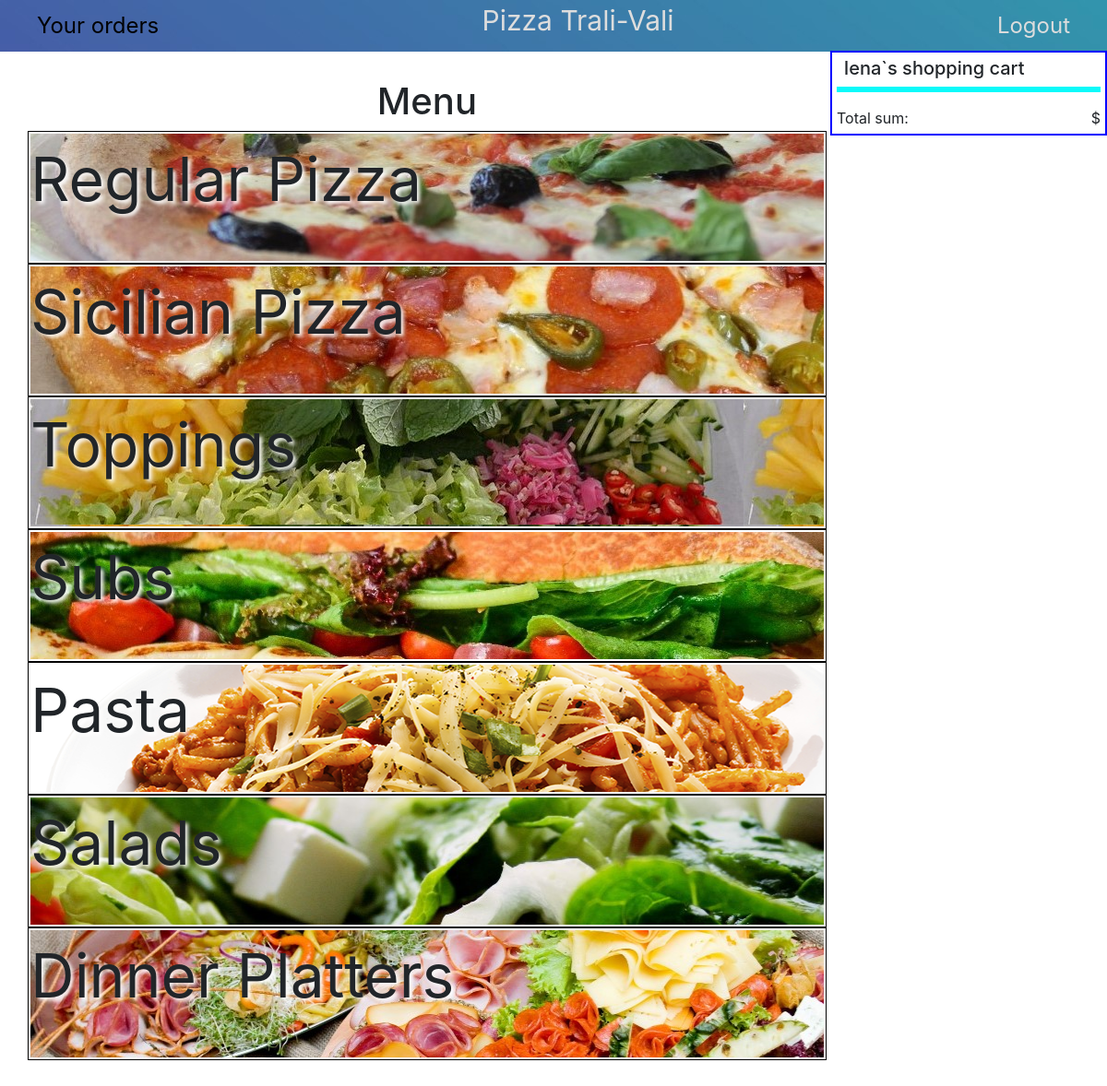
The page / (signed in) on the database its author committed.
### orders/models.py (models this page shows, shortened)
class Menu(models.Model):
    name = models.CharField(max_length=20)
    image = models.CharField(max_length=30, null=True)

### orders/views.py (the view)
# urls.py: path("", views.index, name="index"),
def index(request):
    if not request.user.is_authenticated:
        return render(request, "orders/login.html", {"message": None})
    context = {
        "user": request.user,
        "menu": display_menu()
    }
    user_shop_cart = ShopCart.objects.filter(user__username=request.user, ordered=False).all()
    if user_shop_cart:
        shop_cart = []
        for dish in user_shop_cart:
            dish_cart = ShopCart.objects.get(id=dish.id)
            shop_cart.append(dish_cart.cart_view())
        context["user_shop_cart"] = shop_cart
    return render(request, "orders/index.html", context)

### orders/views.py (called while the page is built)
def display_menu():
    menu_list = Menu.objects.all()
    menu = []
    for i in range(len(menu_list)):
        dishes = Items.objects.filter(menu=i+1)
        data = []
        name = menu_list[i]
        for dish in dishes:
            if dish.trait:
                item = {'name': dish.name, dish.trait: dish.price}
            elif dish.price:
                item = {'name': dish.name, 'price': dish.price}
            else:
                item = {'name': dish.name}
            index = -1
            for i in range(len(data)):
                if dish.name == data[i]['name']:
                    index = i
            if index == -1:
                data.append(item)
            else:
                data[index][dish.trait] = dish.price
        menu.append({'name': name.name, 'image': name.image, 'dishes': data})
    return menu

### orders/templates/orders/index.html (shortened to what this page needs)
{% extends "orders/base.html" %}
{% load static %}
{% block body %}
<h1>Menu</h1>
{% for dishes in menu %}
    <div class='menu'>
        <div class="dishes {{dishes.image}}">{{ dishes.name }}</div>
    </div>
{% endfor %}
<div class="cart">
    <h5><span class="user">{{ user }}</span>`s shopping cart</h5>
    <ol id="select-dish"></ol>
    <div>Total sum: <span id="sum-shop-cart"></span></div>
</div>
{% endblock %}

### orders/static/orders/styles.css (style rules this page uses)
h1, h2, h3, h4, h5 { text-align: center; width: 74%; }
.menu { width: 74%; cursor: pointer; }
.dishes { height: 18vh; font-size: 5.5vw; text-shadow: 3px 3px 4px white; border: 1px solid black; padding: 2px; }
.regular { background: url("regular.jpg") content-box; }
.sicilian { background: url("sicilian.jpg") content-box; }
.toppings { background: url("toppings.jpg") content-box; }
.subs { background: url("subs.jpg") content-box; }
.pasta { background: url("pasta.png") content-box; }
.salad { background: url("salad.jpg") content-box; }
.platters { background: url("platters.jpg") content-box; }
.cart { position: fixed; top: 55px; right: 0; width: 25%; border: 2px solid blue; padding: 5px; }
#select-dish { background: #0bfafa; padding: 3px; }
#sum-shop-cart { float: right; }
#sum-shop-cart::before { content: '$'; }

### rows shown on the page
Menu: name "Regular Pizza"
Menu: name "Sicilian Pizza"
Menu: name "Toppings"
Menu: name "Subs"
Menu: name "Pasta"
Menu: name "Salads"
Menu: name "Dinner Platters"

### other values the page prints
{{ user }} "lena"
